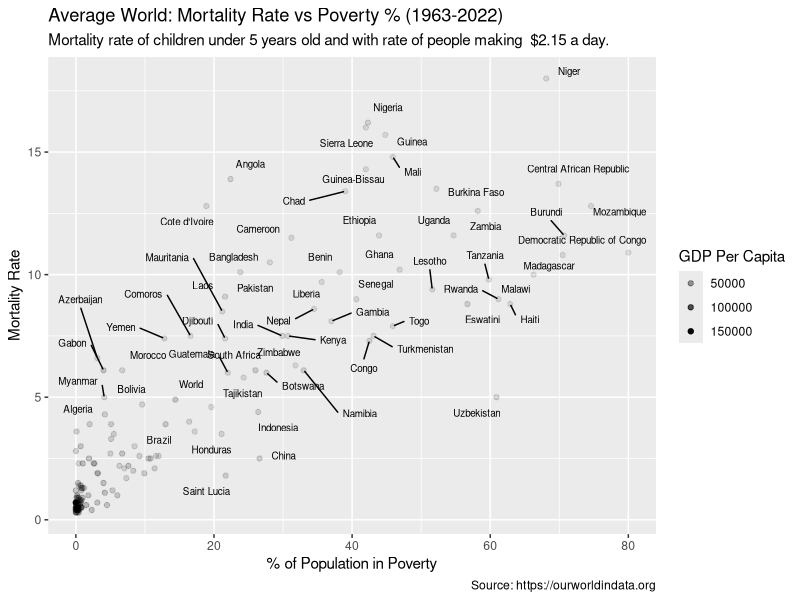
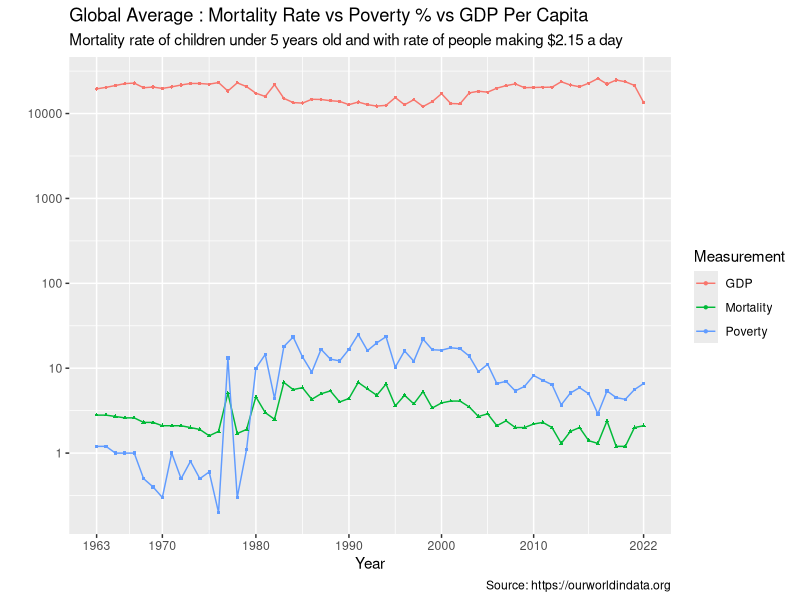

Source code (R) for these figures, in order:
## ---- chunk 1
#| label: load-packages
library(tidyverse)
library(dplyr)
library(ggplot2)
library(ggthemes)
library(readr)
library(knitr)
## ---- chunk 2
#| label: load-data
gdp <- read_csv("csv/gdp.csv")
child_mortality <- read_csv("csv/child-mortality.csv")
poverty <- read_csv("csv/poverty.csv")
## ---- chunk 3
#| label: tidy-data
gdp <- gdp |>
    rename(
        country = `Entity`,
        code = `Code`,
        year = `Year`,
        gdp_pc = `GDP per capita`,
    ) |> select(country:gdp_pc,-code) |> 
    arrange(year)

child_mortality <- child_mortality |>
    rename(
        country = `Entity`,
        code = `Code`,
        year = `Year`,
        mortality_rate = `Under-five mortality rate`,
    ) |> arrange(year) |> select(-code)

poverty <- poverty |>
    rename(
        country = `Entity`,
        code = `Code`,
        year = `Year`,
        poverty_per = `$2.15 a day - Share of population in poverty` #$2.15 a day - Share of population in poverty
    ) |> arrange(year) |> select(-code)

world_data <- merge(
    poverty |> filter(year >= 1950),
    child_mortality |> filter(year >= 1950),
    by=c("country","year")
    ) |> arrange(year)

world_data <- merge(
    world_data,
    gdp |> filter(year >= 1950),
    by=c("country","year")
) |> arrange(year)
## ---- chunk 4
#| label: summary
world_data_summary <- world_data |>
    group_by(year) |>
    summarize(
        avg_poverty = round(mean(poverty_per),1),
        avg_gdp = round(mean(gdp_pc),1),
        avg_mortality = round(mean(mortality_rate),1),
    )

world_data_summary2 <- world_data |>
    group_by(country) |>
    summarize(
        avg_poverty = round(mean(poverty_per),1),
        avg_gdp = round(mean(gdp_pc),1),
        avg_mortality = round(mean(mortality_rate),1),
    )
## ---- chunk 5
#| label: plot
ggplot(
    world_data_summary2,
    aes(y=avg_mortality,x=avg_poverty)
) + geom_point(aes(alpha=avg_gdp)) + 
    ggrepel::geom_label_repel(
        aes(label = country),
        size = 2.5,
        fill = NA,
        label.size = NA,
        color="black"
  ) +
    labs(
        title="Average World: Mortality Rate vs Poverty % (1963-2022)",
        subtitle="Mortality rate of children under 5 years old and with rate of people making  $2.15 a day.",
        caption="Source: https://ourworldindata.org",
        alpha="GDP Per Capita",
        x="% of Population in Poverty",
        y="Mortality Rate"
    ) +
    scale_color_gradient(low = "#007F7F", high = "#7FFFFF")
## ---- chunk 6
#| label: plot-2
ggplot(
    world_data_summary |> 
        rename(`Poverty` = avg_poverty, `GDP` = avg_gdp, `Mortality` = avg_mortality) |>
        pivot_longer(`Poverty`:`Mortality`, names_to="measurement",values_to="values"),
    aes(x=year,y=values,group=measurement, color=measurement)
) + geom_line() +
    geom_point(size=0.8,aes(shape=measurement)) +
    scale_x_log10(breaks = c(1963, 1970, 1980, 1990, 2000, 2010, 2022)) +
    scale_y_log10() +
    guides(shape = "none") +
    labs(
        title="Global Average : Mortality Rate vs Poverty % vs GDP Per Capita",
        subtitle="Mortality rate of children under 5 years old and with rate of people making $2.15 a day",
        caption="Source: https://ourworldindata.org",
        x="Year",
        y="",
        color="Measurement"
    )
